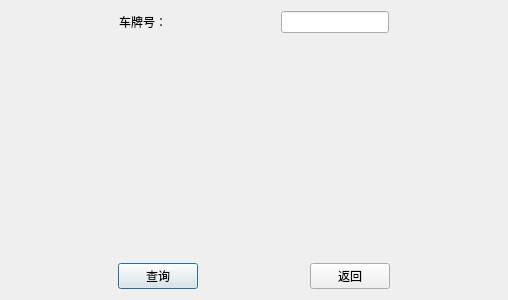
<?xml version="1.0" encoding="UTF-8"?>
<ui version="4.0">
 <class>Check</class>
 <widget class="QDialog" name="Check">
  <property name="geometry">
   <rect>
    <x>0</x>
    <y>0</y>
    <width>508</width>
    <height>300</height>
   </rect>
  </property>
  <property name="windowTitle">
   <string>Dialog</string>
  </property>
  <layout class="QGridLayout" name="gridLayout">
   <item row="0" column="0">
    <layout class="QVBoxLayout" name="verticalLayout">
     <item>
      <layout class="QHBoxLayout" name="horizontalLayout_2">
       <item>
        <spacer name="horizontalSpacer_4">
         <property name="orientation">
          <enum>Qt::Horizontal</enum>
         </property>
         <property name="sizeHint" stdset="0">
          <size>
           <width>40</width>
           <height>20</height>
          </size>
         </property>
        </spacer>
       </item>
       <item>
        <widget class="QLabel" name="label">
         <property name="text">
          <string>车牌号：</string>
         </property>
        </widget>
       </item>
       <item>
        <spacer name="horizontalSpacer_5">
         <property name="orientation">
          <enum>Qt::Horizontal</enum>
         </property>
         <property name="sizeHint" stdset="0">
          <size>
           <width>40</width>
           <height>20</height>
          </size>
         </property>
        </spacer>
       </item>
       <item>
        <widget class="QLineEdit" name="lineEdit"/>
       </item>
       <item>
        <spacer name="horizontalSpacer_6">
         <property name="orientation">
          <enum>Qt::Horizontal</enum>
         </property>
         <property name="sizeHint" stdset="0">
          <size>
           <width>40</width>
           <height>20</height>
          </size>
         </property>
        </spacer>
       </item>
      </layout>
     </item>
     <item>
      <widget class="QLabel" name="label_2">
       <property name="styleSheet">
        <string notr="true">font: 11pt &quot;宋体&quot;;</string>
       </property>
       <property name="text">
        <string/>
       </property>
      </widget>
     </item>
     <item>
      <layout class="QHBoxLayout" name="horizontalLayout">
       <item>
        <spacer name="horizontalSpacer">
         <property name="orientation">
          <enum>Qt::Horizontal</enum>
         </property>
         <property name="sizeHint" stdset="0">
          <size>
           <width>40</width>
           <height>20</height>
          </size>
         </property>
        </spacer>
       </item>
       <item>
        <widget class="QPushButton" name="pushButton">
         <property name="text">
          <string>查询</string>
         </property>
        </widget>
       </item>
       <item>
        <spacer name="horizontalSpacer_2">
         <property name="orientation">
          <enum>Qt::Horizontal</enum>
         </property>
         <property name="sizeHint" stdset="0">
          <size>
           <width>40</width>
           <height>20</height>
          </size>
         </property>
        </spacer>
       </item>
       <item>
        <widget class="QPushButton" name="pushButton_2">
         <property name="text">
          <string>返回</string>
         </property>
        </widget>
       </item>
       <item>
        <spacer name="horizontalSpacer_3">
         <property name="orientation">
          <enum>Qt::Horizontal</enum>
         </property>
         <property name="sizeHint" stdset="0">
          <size>
           <width>40</width>
           <height>20</height>
          </size>
         </property>
        </spacer>
       </item>
      </layout>
     </item>
    </layout>
   </item>
  </layout>
 </widget>
 <resources/>
 <connections>
  <connection>
   <sender>pushButton_2</sender>
   <signal>clicked()</signal>
   <receiver>Check</receiver>
   <slot>accept()</slot>
   <hints>
    <hint type="sourcelabel">
     <x>267</x>
     <y>190</y>
    </hint>
    <hint type="destinationlabel">
     <x>292</x>
     <y>126</y>
    </hint>
   </hints>
  </connection>
 </connections>
</ui>
